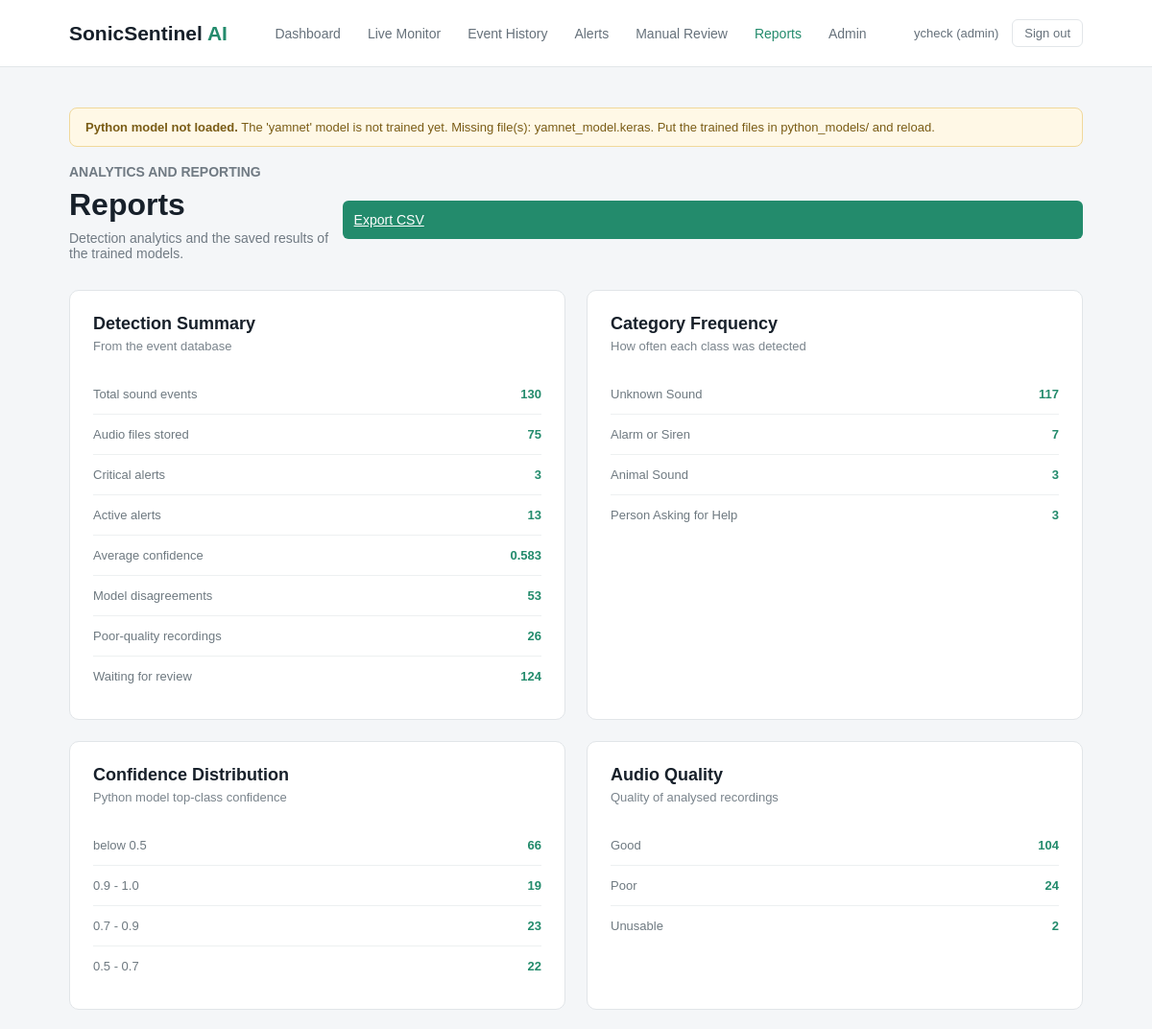
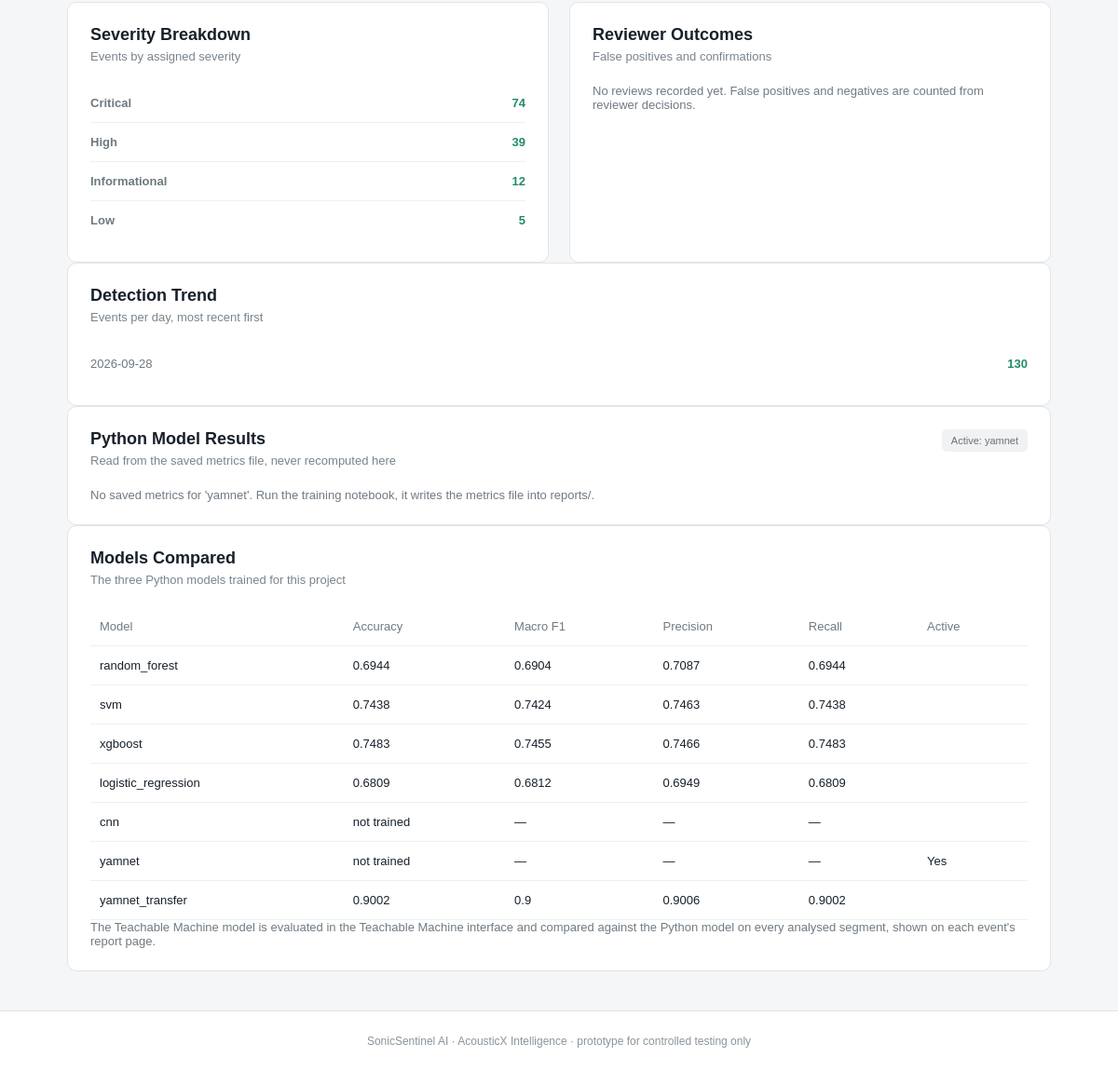
The app's page /reports (signed in) with its own data (2 pictures, top to bottom).
### tables this page shows
CREATE TABLE users (
        user_id INTEGER PRIMARY KEY,
        username TEXT NOT NULL UNIQUE,
        password_hash TEXT NOT NULL,
        role TEXT NOT NULL
            CHECK (role IN ('user', 'reviewer', 'operator', 'maintenance', 'admin')),
        full_name TEXT,
        email TEXT,
        created_at TEXT NOT NULL DEFAULT CURRENT_TIMESTAMP
    );

CREATE TABLE detections (
        detection_id INTEGER PRIMARY KEY,
        audio_id INTEGER,
        segment_index INTEGER NOT NULL DEFAULT 0,
        start_sec REAL,
        end_sec REAL,

        python_class TEXT,
        python_scores TEXT,
        python_confidence REAL,
        python_model_version TEXT,

        gtm_class TEXT,
        gtm_scores TEXT,
        gtm_confidence REAL,
        gtm_model_version TEXT,

        agreement_status TEXT,
        confidence_difference REAL,
        top_two_margin REAL,
        overlapping_classes TEXT,

        quality TEXT,
        quality_notes TEXT,
        noise_level REAL,

        final_class TEXT,
        confidence_level TEXT,
        severity TEXT,
        alert_status TEXT,
        recommended_action TEXT,
        manual_review_required INTEGER NOT NULL DEFAULT 0,
        manual_review_reason TEXT,
        status TEXT NOT NULL DEFAULT 'Classified',
        reviewer_decision TEXT,

        waveform_path TEXT,
        spectrogram_path TEXT,

        created_at TEXT NOT NULL DEFAULT CURRENT_TIMESTAMP,

        FOREIGN KEY (audio_id) REFERENCES audio_files(audio_id)
    );

### app.py (the view)
@app.route("/reports")
def reports():
    user = current_user()
    if user is None:
        return redirect(url_for("login"))
    context = page_context()
    context["user"] = user
    return render_template(
        "reports.html",
        stats=database.get_statistics(),
        model_metrics=metrics.active_model_metrics(),
        model_comparison=metrics.all_model_metrics(),
        critical_classes=[display_name(c) for c in CRITICAL_CLASSES],
        active_model=ACTIVE_PYTHON_MODEL,
        **context,
    )

### app.py (called while the page is built, shortened)
def current_user():
    user_id = session.get("user_id")
    if not user_id:
        return None
    return database.get_user(user_id)

def gtm_ready():
    model_file = os.path.join("gtm_model", "model.json")
    return bool(GTM_MODEL_URL) or os.path.exists(model_file)

def encoder_classes():
    import joblib
    path = os.path.join("python_models", LABEL_ENCODER_FILE)
    return [str(c) for c in joblib.load(path).classes_]

def gtm_label_check():
    meta = os.path.join("gtm_model", "metadata.json")
    if not os.path.exists(meta):
        return None
    try:
        with open(meta) as handle:
            labels = json.load(handle).get("labels")
    except ValueError as error:
        return f"gtm_model/metadata.json could not be read: {error}"
    try:
        expected = encoder_classes()
    except Exception as error:
        return f"label_encoder.pkl could not be read: {error}"

def gtm_info():
    source = GTM_MODEL_URL or "/gtm_model/"
    problem = gtm_label_check()
    if problem:
        message = problem
    elif gtm_ready():
        message = "The browser model is loaded in the browser."
    else:
        message = (
            "No browser model found. Put model.json, the weight shard and "
            "metadata.json in gtm_model/, or set the GTM_MODEL_URL environment variable."
        )
    try:
        classes = encoder_classes()
    except Exception:
        classes = list(CLASSES)
    return {
        "ready": gtm_ready() and not problem,
        "source": source,
        "version": GTM_MODEL_VERSION,
        "classes": classes,
        "message": message,
    }

def page_context():
    user = current_user()
    return {
        "user": user,
        "classes": CLASSES,
        "class_names": {name: display_name(name) for name in CLASSES},
        "severities": ["Informational", "Low", "Medium", "High", "Critical"],
        "qualities": ["Good", "Acceptable", "Poor", "Unusable"],
        "statuses": EVENT_STATUSES,
        "model_status": python_model.model_status(),
        "gtm": gtm_info(),
    }

### config/config.py (called while the page is built)
def display_name(class_id):
    return CLASS_NAMES.get(class_id, class_id)

def selected_model_name():
    try:
        with open(SELECTION_FILE) as handle:
            chosen = json.load(handle).get("selected")
    except (OSError, ValueError):
        return None
    return chosen if chosen in PYTHON_MODELS else None

### src/python_model.py (called while the page is built)
def active_model_name():
    return selected_model_name() or ACTIVE_PYTHON_MODEL

### templates/reports.html (shortened to what this page needs)
{% extends "base.html" %}
{% set active_page = 'reports' %}
{% block content %}
<section class="page-heading">
    <div>
        <p class="small-title">ANALYTICS AND REPORTING</p>
        <h1>Reports</h1>
        <p>Detection analytics and the saved results of the trained models.</p>
    </div>
    {% if user['role'] == 'admin' %}
    <a class="main-button small-button" href="{{ url_for('export_detections') }}">Export CSV</a>
    {% endif %}
</section>
<section class="bottom-grid">
    <div class="card metrics-card">
        <div class="card-heading">
            <div>
                <h2>Detection Summary</h2>
                <p>From the event database</p>
            </div>
        </div>
        <div class="metric-row"><span>Total sound events</span><strong>{{ stats.total_detections }}</strong></div>
        <div class="metric-row"><span>Audio files stored</span><strong>{{ stats.total_audio }}</strong></div>
        <div class="metric-row"><span>Critical alerts</span><strong>{{ stats.critical_alerts }}</strong></div>
        <div class="metric-row"><span>Active alerts</span><strong>{{ stats.active_alerts }}</strong></div>
        <div class="metric-row"><span>Average confidence</span><strong>{{ stats.average_confidence }}</strong></div>
        <div class="metric-row"><span>Model disagreements</span><strong>{{ stats.disagreements }}</strong></div>
        <div class="metric-row"><span>Poor-quality recordings</span><strong>{{ stats.poor_quality }}</strong></div>
        <div class="metric-row"><span>Waiting for review</span><strong>{{ stats.pending_review }}</strong></div>
    </div>
    <div class="card metrics-card">
        <div class="card-heading">
            <div>
                <h2>Category Frequency</h2>
                <p>How often each class was detected</p>
            </div>
        </div>
        {% for row in stats.by_class %}
        <div class="metric-row">
            <span>{{ display_name(row['final_class'] or 'unknown') }}</span>
            <strong>{{ row['total'] }}</strong>
        </div>
        {% else %}
        <p class="muted">No events recorded yet.</p>
        {% endfor %}
    </div>
</section>
<section class="bottom-grid">
    <div class="card metrics-card">
        <div class="card-heading">
            <div>
                <h2>Confidence Distribution</h2>
                <p>Python model top-class confidence</p>
            </div>
        </div>
        {% for row in stats.confidence_buckets %}
        <div class="metric-row"><span>{{ row['bucket'] }}</span><strong>{{ row['total'] }}</strong></div>
        {% else %}
        <p class="muted">No confidence scores recorded yet.</p>
        {% endfor %}
    </div>
    <div class="card metrics-card">
        <div class="card-heading">
            <div>
                <h2>Audio Quality</h2>
                <p>Quality of analysed recordings</p>
            </div>
        </div>
        {% for row in stats.by_quality %}
        <div class="metric-row"><span>{{ row['quality'] or '—' }}</span><strong>{{ row['total'] }}</strong></div>
        {% else %}
        <p class="muted">No quality results recorded yet.</p>
        {% endfor %}
    </div>
</section>
<section class="bottom-grid">
    <div class="card metrics-card">
        <div class="card-heading">
            <div>
                <h2>Severity Breakdown</h2>
                <p>Events by assigned severity</p>
            </div>
        </div>
        {% for row in stats.by_severity %}
        <div class="metric-row">
            <span class="severity-{{ (row['severity'] or 'low')|lower }}">{{ row['severity'] or '—' }}</span>
            <strong>{{ row['total'] }}</strong>
        </div>
        {% else %}
        <p class="muted">No events recorded yet.</p>
        {% endfor %}
    </div>
    <div class="card metrics-card">
        <div class="card-heading">
            <div>
                <h2>Reviewer Outcomes</h2>
                <p>False positives and confirmations</p>
            </div>
        </div>
        {% for row in stats.reviewer_outcomes %}
        <div class="metric-row"><span>{{ row['decision'] }}</span><strong>{{ row['total'] }}</strong></div>
        {% else %}
        <p class="muted">No reviews recorded yet. False positives and negatives are counted from reviewer decisions.</p>
        {% endfor %}
    </div>
</section>
<section class="card metrics-card">
    <div class="card-heading">
        <div>
            <h2>Detection Trend</h2>
            <p>Events per day, most recent first</p>
        </div>
    </div>
    {% for row in stats.trend %}
    <div class="metric-row"><span>{{ row['day'] }}</span><strong>{{ row['total'] }}</strong></div>
    {% else %}
    <p class="muted">No events recorded yet.</p>
    {% endfor %}
</section>
<section class="card">
    <div class="card-heading">
        <div>
            <h2>Python Model Results</h2>
            <p>Read from the saved metrics file, never recomputed here</p>
        </div>
        <span class="status-badge">Active: {{ active_model }}</span>
    </div>
    {% if not model_metrics.available %}
    <p class="muted">{{ model_metrics.message }}</p>
    {% endif %}
</section>
<section class="card">
    <div class="card-heading">
        <div>
            <h2>Models Compared</h2>
            <p>The three Python models trained for this project</p>
        </div>
    </div>
    <div class="table-wrapper">
        <table>
            <thead>
                <tr><th>Model</th><th>Accuracy</th><th>Macro F1</th><th>Precision</th><th>Recall</th><th>Active</th></tr>
            </thead>
            <tbody>
                {% for row in model_comparison %}
                <tr>
                    <td>{{ row.name }}</td>
                    <td>{% if row.available %}{{ row.accuracy }}{% else %}not trained{% endif %}</td>
                    <td>{% if row.available %}{{ row.macro_f1 }}{% else %}—{% endif %}</td>
                    <td>{% if row.available %}{{ row.precision }}{% else %}—{% endif %}</td>
                    <td>{% if row.available %}{{ row.recall }}{% else %}—{% endif %}</td>
                    <td>{{ 'Yes' if row.is_active else '' }}</td>
                </tr>
                {% endfor %}
            </tbody>
        </table>
    </div>
    <p class="muted">
        The Teachable Machine model is evaluated in the Teachable Machine interface and compared
        against the Python model on every analysed segment, shown on each event's report page.
    </p>
</section>
{% endblock %}

### templates/base.html (shortened to what this page needs)
<!DOCTYPE html>
<html lang="en">
<head>
    <link rel="stylesheet" href="{{ url_for('static', filename='style.css') }}">
</head>
<body>
<header class="navbar">
    <div class="logo">
        SonicSentinel <span>AI</span>
    </div>
    {% if user %}
    <nav>
        <a href="{{ url_for('dashboard') }}" class="{% if active_page == 'dashboard' %}active{% endif %}">Dashboard</a>
        <a href="{{ url_for('live') }}" class="{% if active_page == 'live' %}active{% endif %}">Live Monitor</a>
        <a href="{{ url_for('event_history') }}" class="{% if active_page == 'history' %}active{% endif %}">Event History</a>
        <a href="{{ url_for('alerts') }}" class="{% if active_page == 'alerts' %}active{% endif %}">Alerts</a>
        <a href="{{ url_for('manual_review') }}" class="{% if active_page == 'review' %}active{% endif %}">Manual Review</a>
        <a href="{{ url_for('reports') }}" class="{% if active_page == 'reports' %}active{% endif %}">Reports</a>
        {% if user['role'] == 'admin' %}
        <a href="{{ url_for('admin') }}" class="{% if active_page == 'admin' %}active{% endif %}">Admin</a>
        {% endif %}
    </nav>
    <div class="user-box">
        <a href="{{ url_for('profile') }}">{{ user['username'] }} ({{ user['role'] }})</a>
        <a href="{{ url_for('logout') }}" class="logout-link">Sign out</a>
    </div>
    {% endif %}
</header>
<main class="container">
    {% if model_status and not model_status.available %}
    <div class="notice-box">
        <strong>Python model not loaded.</strong> {{ model_status.message }}
    </div>
    {% endif %}
    {% block content %}{% endblock %}
</main>
<footer>
    <p>SonicSentinel AI · AcousticX Intelligence · prototype for controlled testing only</p>
</footer>
</body>
</html>

### static/style.css (style rules this page uses)
* { margin: 0; padding: 0; box-sizing: border-box; }
body { font-family: Arial, sans-serif; background: #f4f6f8; color: #17202a; }
.navbar { height: 70px; background: #ffffff; border-bottom: 1px solid #e2e6e9; display: flex; align-items: center; justify-content: space-between; padding: 0 6%; }
.logo { font-size: 21px; font-weight: 700; }
.logo span { color: #238b6c; }
nav { display: flex; gap: 28px; }
nav a { text-decoration: none; color: #66717b; font-size: 14px; }
nav a:hover, nav a.active { color: #238b6c; }
.container { width: 88%; max-width: 1250px; margin: 0 auto; padding: 42px 0; }
.page-heading { display: flex; justify-content: space-between; align-items: center; margin-bottom: 30px; }
.small-title { color: #238b6c; font-size: 12px; font-weight: 700; margin-bottom: 8px; }
.page-heading h1 { font-size: 32px; margin-bottom: 8px; }
.page-heading p { color: #707a83; font-size: 14px; }
.card { background: #ffffff; border: 1px solid #e1e5e8; border-radius: 10px; padding: 24px; }
.card-heading { display: flex; align-items: flex-start; justify-content: space-between; margin-bottom: 22px; }
.card-heading h2 { font-size: 18px; margin-bottom: 5px; }
.card-heading p { color: #7a848c; font-size: 13px; }
.main-button { width: 100%; border: none; background: #238b6c; color: white; padding: 12px; border-radius: 6px; margin-top: 15px; font-size: 14px; cursor: pointer; }
.status-badge { background: #f0f2f3; color: #67737b; padding: 6px 10px; border-radius: 5px; font-size: 11px; }
.small-button { margin-top: 15px; }
.bottom-grid { display: grid; grid-template-columns: 1fr 1fr; gap: 22px; margin-top: 22px; }
.metric-row { display: flex; justify-content: space-between; padding: 13px 0; border-bottom: 1px solid #edf0f1; font-size: 13px; }
.metric-row:last-child { border-bottom: none; }
.metric-row span { color: #6e7980; }
.metric-row strong { color: #238b6c; }
.table-wrapper { overflow-x: auto; }
table { width: 100%; border-collapse: collapse; }
th, td { padding: 13px 10px; text-align: left; border-bottom: 1px solid #edf0f1; font-size: 13px; }
th { color: #707a82; font-weight: 500; }
footer { text-align: center; padding: 25px; color: #8a949b; font-size: 12px; border-top: 1px solid #e1e5e8; background: #ffffff; }
.user-box { display: flex; gap: 14px; align-items: center; font-size: 13px; }
.user-box a { color: #66717b; text-decoration: none; }
.logout-link { border: 1px solid #e2e6e9; padding: 6px 12px; border-radius: 6px; }
.notice-box { background: #fff8e6; border: 1px solid #f0d89b; color: #7a5c15; padding: 12px 16px; border-radius: 8px; font-size: 13px; margin-bottom: 18px; }
.muted { color: #707a83; font-size: 13px; }
.severity-critical { color: #b3261e; font-weight: 700; }
.severity-high { color: #c2570d; font-weight: 700; }
.severity-low { color: #238b6c; font-weight: 600; }
.severity-informational { color: #66717b; font-weight: 600; }

### records on screen
users: username "ycheck", role "admin"
detections: quality "Good", total "104"
detections: severity "Critical", total "74"
detections: row "High", total "39"

### other values on screen
{{ model_status.message }} "The 'yamnet' model is not trained yet. Missing file(s): yamnet_model.keras. Put the trained files in python_models/ and reload."
{{ stats.total_detections }} "130"
{{ stats.total_audio }} "75"
{{ stats.critical_alerts }} "3"
{{ stats.active_alerts }} "13"
{{ stats.average_confidence }} "0.583"
{{ stats.disagreements }} "53"
{{ stats.poor_quality }} "26"
{{ stats.pending_review }} "124"
{{ display_name(row['final_class'] or 'unknown') }} "Unknown Sound" "Alarm or Siren" "Animal Sound" "Person Asking for Help"
{{ row['total'] }} "117" "7" "3" "3"
{{ row['bucket'] }} "below 0.5" "0.9 - 1.0" "0.7 - 0.9" "0.5 - 0.7"
{{ row['total'] }} "66" "19" "23" "22"
{{ row['quality'] or '—' }} "Poor" "Unusable"
{{ row['total'] }} "24" "2"
